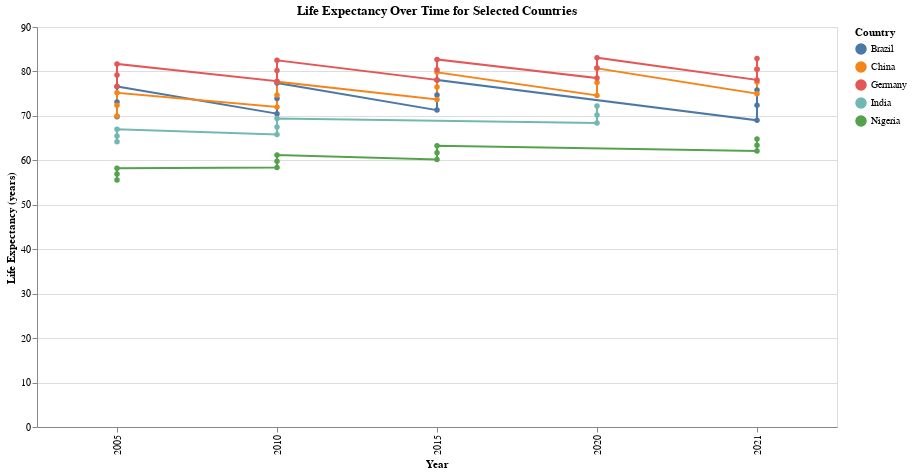

The notebook cell saved with this chart:
### Code cell
# Create an Altair line chart for Life Expectancy over time
life_exp_chart = alt.Chart(selected_countries).mark_line(point=True).encode(
    x=alt.X('Year:O', title='Year'),
    y=alt.Y('Life_Expectancy:Q', title='Life Expectancy (years)'),
    color=alt.Color('Region_Name:N', title='Country'),
    tooltip=['Region_Name', 'Year', 'Life_Expectancy']
).properties(
    width=800,
    height=400,
    title='Life Expectancy Over Time for Selected Countries'
).interactive()

# Display the life expectancy chart
life_exp_chart

### Figure 1 — Vega-Lite specification as saved in the notebook (floating-point values rounded to 4 significant figures)
{"config": {"view": {"continuousWidth": 300, "continuousHeight": 300}}, "data": {"name": "data-bb91431dfa9aa833cc680abd5b6781d4"}, "mark": {"type": "line", "point": true}, "encoding": {"color": {"field": "Region_Name", "title": "Country", "type": "nominal"}, "tooltip": [{"field": "Region_Name", "type": "nominal"}, {"field": "Year", "type": "quantitative"}, {"field": "Life_Expectancy", "type": "quantitative"}], "x": {"field": "Year", "title": "Year", "type": "ordinal"}, "y": {"field": "Life_Expectancy", "title": "Life Expectancy (years)", "type": "quantitative"}}, "height": 400, "params": [{"name": "param_32", "select": {"type": "interval", "encodings": ["x", "y"]}, "bind": "scales"}], "title": "Life Expectancy Over Time for Selected Countries", "width": 800, "$schema": "https://vega.github.io/schema/vega-lite/v5.20.1.json", "datasets": {"data-bb91431dfa9aa833cc680abd5b6781d4": [{"Region_Name": "Brazil", "Year": 2005, "GDP": 4773, "Country_Code": "BRA", "Country_Name": "Brazil", "Life_Expectancy": 69.8, "Country_Name_Mapped": "Brazil"}, {"Region_Name": "Brazil", "Year": 2005, "GDP": 4773, "Country_Code": "BRA", "Country_Name": "Brazil", "Life_Expectancy": 73.1, "Country_Name_Mapped": "Brazil"}, {"Region_Name": "Brazil", "Year": 2005, "GDP": 4773, "Country_Code": "BRA", "Country_Name": "Brazil", "Life_Expectancy": 76.6, "Country_Name_Mapped": "Brazil"}, {"Region_Name": "Brazil", "Year": 2010, "GDP": 11249, "Country_Code": "BRA", "Country_Name": "Brazil", "Life_Expectancy": 70.5, "Country_Name_Mapped": "Brazil"}, {"Region_Name": "Brazil", "Year": 2010, "GDP": 11249, "Country_Code": "BRA", "Country_Name": "Brazil", "Life_Expectancy": 73.9, "Country_Name_Mapped": "Brazil"}, {"Region_Name": "Brazil", "Year": 2010, "GDP": 11249, "Country_Code": "BRA", "Country_Name": "Brazil", "Life_Expectancy": 77.4, "Country_Name_Mapped": "Brazil"}, {"Region_Name": "Brazil", "Year": 2015, "GDP": 8783, "Country_Code": "BRA", "Country_Name": "Brazil", "Life_Expectancy": 71.3, "Country_Name_Mapped": "Brazil"}, {"Region_Name": "Brazil", "Year": 2015, "GDP": 8783, "Country_Code": "BRA", "Country_Name": "Brazil", "Life_Expectancy": 74.7, "Country_Name_Mapped": "Brazil"}, {"Region_Name": "Brazil", "Year": 2015, "GDP": 8783, "Country_Code": "BRA", "Country_Name": "Brazil", "Life_Expectancy": 78.1, "Country_Name_Mapped": "Brazil"}, {"Region_Name": "Brazil", "Year": 2021, "GDP": 7697, "Country_Code": "BRA", "Country_Name": "Brazil", "Life_Expectancy": 69.0, "Country_Name_Mapped": "Brazil"}, {"Region_Name": "Brazil", "Year": 2021, "GDP": 7697, "Country_Code": "BRA", "Country_Name": "Brazil", "Life_Expectancy": 72.4, "Country_Name_Mapped": "Brazil"}, {"Region_Name": "Brazil", "Year": 2021, "GDP": 7697, "Country_Code": "BRA", "Country_Name": "Brazil", "Life_Expectancy": 75.8, "Country_Name_Mapped": "Brazil"}, {"Region_Name": "China", "Year": 2005, "GDP": 1752, "Country_Code": "CHN", "Country_Name": "China", "Life_Expectancy": 70.0, "Country_Name_Mapped": "China"}, {"Region_Name": "China", "Year": 2005, "GDP": 1752, "Country_Code": "CHN", "Country_Name": "China", "Life_Expectancy": 72.4, "Country_Name_Mapped": "China"}, {"Region_Name": "China", "Year": 2005, "GDP": 1752, "Country_Code": "CHN", "Country_Name": "China", "Life_Expectancy": 75.2, "Country_Name_Mapped": "China"}, {"Region_Name": "China", "Year": 2010, "GDP": 4515, "Country_Code": "CHN", "Country_Name": "China", "Life_Expectancy": 72.0, "Country_Name_Mapped": "China"}, {"Region_Name": "China", "Year": 2010, "GDP": 4515, "Country_Code": "CHN", "Country_Name": "China", "Life_Expectancy": 74.7, "Country_Name_Mapped": "China"}, {"Region_Name": "China", "Year": 2010, "GDP": 4515, "Country_Code": "CHN", "Country_Name": "China", "Life_Expectancy": 77.7, "Country_Name_Mapped": "China"}, {"Region_Name": "China", "Year": 2015, "GDP": 7937, "Country_Code": "CHN", "Country_Name": "China", "Life_Expectancy": 73.7, "Country_Name_Mapped": "China"}, {"Region_Name": "China", "Year": 2015, "GDP": 7937, "Country_Code": "CHN", "Country_Name": "China", "Life_Expectancy": 76.5, "Country_Name_Mapped": "China"}, {"Region_Name": "China", "Year": 2015, "GDP": 7937, "Country_Code": "CHN", "Country_Name": "China", "Life_Expectancy": 79.8, "Country_Name_Mapped": "China"}, {"Region_Name": "China", "Year": 2020, "GDP": 10308, "Country_Code": "CHN", "Country_Name": "China", "Life_Expectancy": 74.6, "Country_Name_Mapped": "China"}, {"Region_Name": "China", "Year": 2020, "GDP": 10308, "Country_Code": "CHN", "Country_Name": "China", "Life_Expectancy": 77.5, "Country_Name_Mapped": "China"}, {"Region_Name": "China", "Year": 2020, "GDP": 10308, "Country_Code": "CHN", "Country_Name": "China", "Life_Expectancy": 80.7, "Country_Name_Mapped": "China"}, {"Region_Name": "China", "Year": 2021, "GDP": 12498, "Country_Code": "CHN", "Country_Name": "China", "Life_Expectancy": 75.0, "Country_Name_Mapped": "China"}, {"Region_Name": "China", "Year": 2021, "GDP": 12498, "Country_Code": "CHN", "Country_Name": "China", "Life_Expectancy": 77.6, "Country_Name_Mapped": "China"}, {"Region_Name": "China", "Year": 2021, "GDP": 12498, "Country_Code": "CHN", "Country_Name": "China", "Life_Expectancy": 80.5, "Country_Name_Mapped": "China"}, {"Region_Name": "Germany", "Year": 2005, "GDP": 35041, "Country_Code": "DEU", "Country_Name": "Germany", "Life_Expectancy": 76.6, "Country_Name_Mapped": "Germany"}, {"Region_Name": "Germany", "Year": 2005, "GDP": 35041, "Country_Code": "DEU", "Country_Name": "Germany", "Life_Expectancy": 79.2, "Country_Name_Mapped": "Germany"}, {"Region_Name": "Germany", "Year": 2005, "GDP": 35041, "Country_Code": "DEU", "Country_Name": "Germany", "Life_Expectancy": 81.7, "Country_Name_Mapped": "Germany"}, {"Region_Name": "Germany", "Year": 2010, "GDP": 41763, "Country_Code": "DEU", "Country_Name": "Germany", "Life_Expectancy": 77.8, "Country_Name_Mapped": "Germany"}, {"Region_Name": "Germany", "Year": 2010, "GDP": 41763, "Country_Code": "DEU", "Country_Name": "Germany", "Life_Expectancy": 80.2, "Country_Name_Mapped": "Germany"}, {"Region_Name": "Germany", "Year": 2010, "GDP": 41763, "Country_Code": "DEU", "Country_Name": "Germany", "Life_Expectancy": 82.5, "Country_Name_Mapped": "Germany"}, {"Region_Name": "Germany", "Year": 2015, "GDP": 40893, "Country_Code": "DEU", "Country_Name": "Germany", "Life_Expectancy": 78.1, "Country_Name_Mapped": "Germany"}, {"Region_Name": "Germany", "Year": 2015, "GDP": 40893, "Country_Code": "DEU", "Country_Name": "Germany", "Life_Expectancy": 80.4, "Country_Name_Mapped": "Germany"}, {"Region_Name": "Germany", "Year": 2015, "GDP": 40893, "Country_Code": "DEU", "Country_Name": "Germany", "Life_Expectancy": 82.7, "Country_Name_Mapped": "Germany"}, {"Region_Name": "Germany", "Year": 2020, "GDP": 46655, "Country_Code": "DEU", "Country_Name": "Germany", "Life_Expectancy": 78.5, "Country_Name_Mapped": "Germany"}, {"Region_Name": "Germany", "Year": 2020, "GDP": 46655, "Country_Code": "DEU", "Country_Name": "Germany", "Life_Expectancy": 80.8, "Country_Name_Mapped": "Germany"}, {"Region_Name": "Germany", "Year": 2020, "GDP": 46655, "Country_Code": "DEU", "Country_Name": "Germany", "Life_Expectancy": 83.1, "Country_Name_Mapped": "Germany"}, {"Region_Name": "Germany", "Year": 2021, "GDP": 51296, "Country_Code": "DEU", "Country_Name": "Germany", "Life_Expectancy": 78.1, "Country_Name_Mapped": "Germany"}, {"Region_Name": "Germany", "Year": 2021, "GDP": 51296, "Country_Code": "DEU", "Country_Name": "Germany", "Life_Expectancy": 80.5, "Country_Name_Mapped": "Germany"}, {"Region_Name": "Germany", "Year": 2021, "GDP": 51296, "Country_Code": "DEU", "Country_Name": "Germany", "Life_Expectancy": 82.9, "Country_Name_Mapped": "Germany"}, {"Region_Name": "India", "Year": 2005, "GDP": 713, "Country_Code": "IND", "Country_Name": "India", "Life_Expectancy": 64.2, "Country_Name_Mapped": "India"}, {"Region_Name": "India", "Year": 2005, "GDP": 713, "Country_Code": "IND", "Country_Name": "India", "Life_Expectancy": 65.5, "Country_Name_Mapped": "India"}, {"Region_Name": "India", "Year": 2005, "GDP": 713, "Country_Code": "IND", "Country_Name": "India", "Life_Expectancy": 67.0, "Country_Name_Mapped": "India"}, {"Region_Name": "India", "Year": 2010, "GDP": 1346, "Country_Code": "IND", "Country_Name": "India", "Life_Expectancy": 65.8, "Country_Name_Mapped": "India"}, {"Region_Name": "India", "Year": 2010, "GDP": 1346, "Country_Code": "IND", "Country_Name": "India", "Life_Expectancy": 67.5, "Country_Name_Mapped": "India"}, {"Region_Name": "India", "Year": 2010, "GDP": 1346, "Country_Code": "IND", "Country_Name": "India", "Life_Expectancy": 69.4, "Country_Name_Mapped": "India"}, {"Region_Name": "India", "Year": 2020, "GDP": 1916, "Country_Code": "IND", "Country_Name": "India", "Life_Expectancy": 68.4, "Country_Name_Mapped": "India"}, {"Region_Name": "India", "Year": 2020, "GDP": 1916, "Country_Code": "IND", "Country_Name": "India", "Life_Expectancy": 70.2, "Country_Name_Mapped": "India"}, {"Region_Name": "India", "Year": 2020, "GDP": 1916, "Country_Code": "IND", "Country_Name": "India", "Life_Expectancy": 72.2, "Country_Name_Mapped": "India"}, {"Region_Name": "Nigeria", "Year": 2005, "GDP": 1254, "Country_Code": "NGA", "Country_Name": "Nigeria", "Life_Expectancy": 55.6, "Country_Name_Mapped": "Nigeria"}, {"Region_Name": "Nigeria", "Year": 2005, "GDP": 1254, "Country_Code": "NGA", "Country_Name": "Nigeria", "Life_Expectancy": 56.9, "Country_Name_Mapped": "Nigeria"}, {"Region_Name": "Nigeria", "Year": 2005, "GDP": 1254, "Country_Code": "NGA", "Country_Name": "Nigeria", "Life_Expectancy": 58.2, "Country_Name_Mapped": "Nigeria"}, {"Region_Name": "Nigeria", "Year": 2010, "GDP": 2258, "Country_Code": "NGA", "Country_Name": "Nigeria", "Life_Expectancy": 58.4, "Country_Name_Mapped": "Nigeria"}, {"Region_Name": "Nigeria", "Year": 2010, "GDP": 2258, "Country_Code": "NGA", "Country_Name": "Nigeria", "Life_Expectancy": 59.8, "Country_Name_Mapped": "Nigeria"}, {"Region_Name": "Nigeria", "Year": 2010, "GDP": 2258, "Country_Code": "NGA", "Country_Name": "Nigeria", "Life_Expectancy": 61.2, "Country_Name_Mapped": "Nigeria"}, {"Region_Name": "Nigeria", "Year": 2015, "GDP": 2688, "Country_Code": "NGA", "Country_Name": "Nigeria", "Life_Expectancy": 60.2, "Country_Name_Mapped": "Nigeria"}, {"Region_Name": "Nigeria", "Year": 2015, "GDP": 2688, "Country_Code": "NGA", "Country_Name": "Nigeria", "Life_Expectancy": 61.7, "Country_Name_Mapped": "Nigeria"}, {"Region_Name": "Nigeria", "Year": 2015, "GDP": 2688, "Country_Code": "NGA", "Country_Name": "Nigeria", "Life_Expectancy": 63.3, "Country_Name_Mapped": "Nigeria"}, {"Region_Name": "Nigeria", "Year": 2021, "GDP": 2019, "Country_Code": "NGA", "Country_Name": "Nigeria", "Life_Expectancy": 62.1, "Country_Name_Mapped": "Nigeria"}, {"Region_Name": "Nigeria", "Year": 2021, "GDP": 2019, "Country_Code": "NGA", "Country_Name": "Nigeria", "Life_Expectancy": 63.4, "Country_Name_Mapped": "Nigeria"}, {"Region_Name": "Nigeria", "Year": 2021, "GDP": 2019, "Country_Code": "NGA", "Country_Name": "Nigeria", "Life_Expectancy": 64.8, "Country_Name_Mapped": "Nigeria"}]}}
